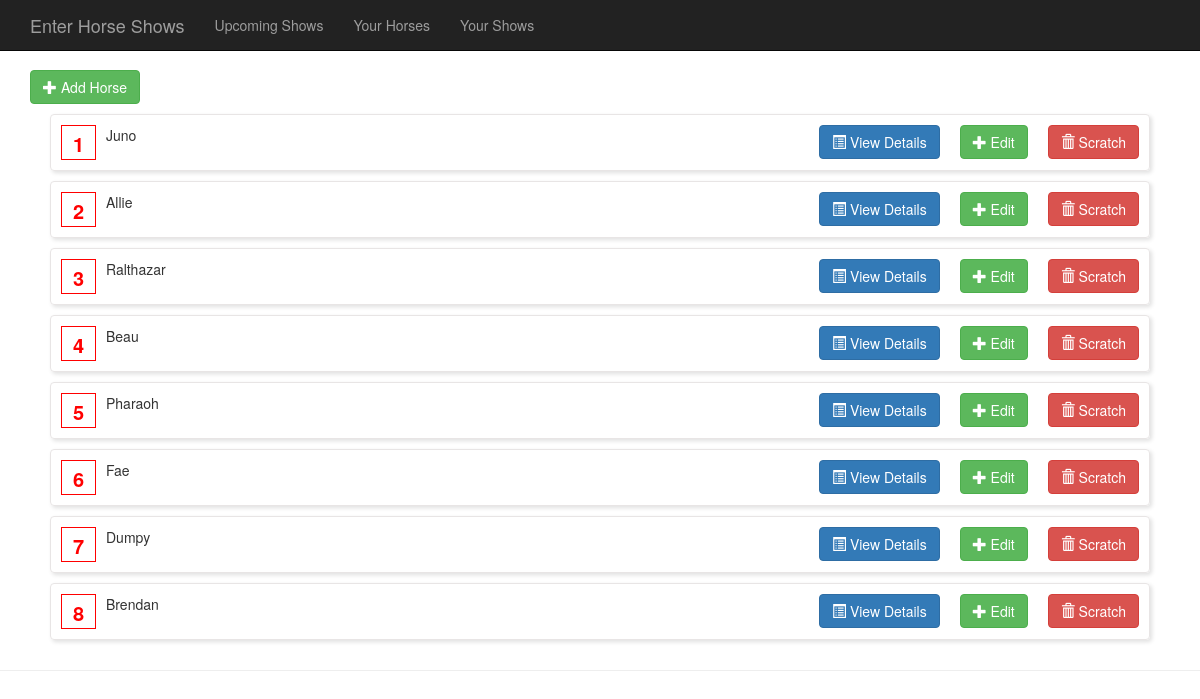
Screenshot of /index.php/horses with the database file from the repository.
### tables this page shows
CREATE TABLE `horses` (
  `id` int(11) NOT NULL,
  `name` varchar(40) NOT NULL,
  `image` varchar(250) NOT NULL,
  `userid` int(11) NOT NULL,
  `display_order` int(11) NOT NULL
);

### application/controllers/Horses.php (called while the page is built, shortened)
<?php
class Horses extends CI_Controller {
	public function __construct()
	{
		$this->load->model('Horse');
	}
	public function index()
	{
		$data['horses'] = $this->Horse->get_all();
		$this->load->view('header/header');
		$this->load->view('class_list', $data);
		$this->load->view('footer/footer');
	}
}

### index.php (called while the page is built, shortened)
<?php
require_once BASEPATH.'core/CodeIgniter.php';

### application/models/Horse.php (called while the page is built, shortened)
<?php
class Horse extends CI_Model
{
	public $parent_table = 'horses';
	public function __construct()
	{
		$this->db = $this->load->database('default', TRUE);
	}
	public function get_all()
	{
		$this->db->from($this->parent_table);
		$this->db->order_by("display_order", "asc");
		$query = $this->db->get();
		return $query->result_array();
	}
}

### application/views/class_list.php (the view, shortened to what this page needs)
   <button class="btn btn-success" onclick="add_horse()"><i class="glyphicon glyphicon-plus"></i> Add Horse</button>
<div id="reorder">
 	<ul id="list-items">
	    <?php foreach($horses as $horse) { ?>
			<li id='item_<?php echo $horse['id']; ?>' class="clearfix">
				<div class="order pull-left"><?php echo $horse['display_order']; ?></div>
				<?php echo $horse['name']; ?>
				<button class="btn btn-danger pull-right" onclick="delete_horse(<?php echo $horse['id']; ?>)">
					<i class="glyphicon glyphicon-trash"></i> Scratch
				</button>
				<button class="btn btn-success pull-right" onclick="edit_horse(<?php echo $horse['id']; ?>)">
					<i class="glyphicon glyphicon-plus"></i> Edit
				</button>
				<button class="btn btn-primary pull-right" onclick="view_details(<?php echo $horse['id']; ?>)">
					<i class="glyphicon glyphicon-list-alt"></i> View Details
				</button>
			</li>
		<?php } ?>
	</ul>
</div>

### application/views/header/header.php (shortened to what this page needs)
?><!DOCTYPE html>
<html lang="en">
<head>
        <link href="<?php echo base_url('assets/bootstrap/css/bootstrap.min.css')?>" rel="stylesheet">
        <link href="<?php echo base_url('assets/bootstrap-datepicker/css/bootstrap-datepicker3.min.css')?>" rel="stylesheet">
	    <link rel="stylesheet" href="<?php echo base_url();?>css/style.css">
</head>
<body>
    <nav class="navbar navbar-inverse navbar-fixed-top" role="navigation">
        <div class="container">
            <div class="navbar-header">
                <a class="navbar-brand" href="#">Enter Horse Shows</a>
            </div>
            <div class="collapse navbar-collapse" id="bs-example-navbar-collapse-1">
                <ul class="nav navbar-nav">
                    <li>
                        <a href="#">Upcoming Shows</a>
                    </li>
                    <li>
                        <a href="#">Your Horses</a>
                    </li>
                    <li>
                        <a href="#">Your Shows</a>
                    </li>
                </ul>
            </div>
        </div>
    </nav>
    <div class="container">

### application/views/footer/footer.php
</div>
<hr>
</body>
</html>

### css/style.css (style rules this page uses)
body { padding-top: 70px; }
#list-items { list-style: none; display: flex; flex-direction: column; flex-wrap: wrap; margin-right:20px; }
#list-items li { border:1px solid #e8e5e5; border-radius: 4px; box-shadow: 2px 2px 4px 0px rgba(224,224,224,1); margin-top:10px; padding:10px; margin-left:-20px; }
#list-items li button { margin-left:20px; }
.order { line-height:35px; height:35px; width:35px; text-align:center; color:red; border:1px solid red; font-weight: bold; margin-right:10px; font-size:20px; }

### rows the page displays
horses: display_order "1", name "Juno"
horses: display_order "2", name "Allie"
horses: display_order "3", name "Ralthazar"
horses: display_order "4", name "Beau"
horses: display_order "5", name "Pharaoh"
horses: display_order "6", name "Fae"
horses: display_order "7", name "Dumpy"
horses: display_order "8", name "Brendan"
